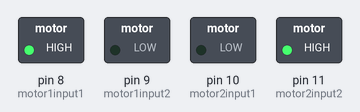
The sketch below on a simulated Arduino Uno, built with avr-gcc and run on an emulated ATmega328P. On the bench: switched loads named in the sketch (green lamp = pin HIGH).

Above: at 0.1 s.
Timing chart, 0 to 1.6 s (numbered marks = the images above):
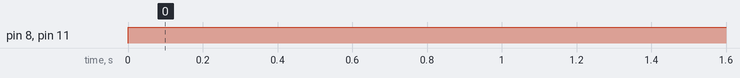

Measured:
- by itself, pin 8 (motor1input1), pin 11 (motor2input2): LOW → HIGH at 0.00 s

The sketch:

dc_motor_interface.ino
```cpp
//Define all the input pins of the motor driver
const int motor1input1=8;
const int motor1input2=9;
const int motor2input1=10;
const int motor2input2=11;

void setup() {

Serial.begin(9600);
//Set baud rate for serial communication
//Set all the pin as OUTPUT
pinMode(motor1input1,OUTPUT);
pinMode(motor1input2,OUTPUT);
pinMode(motor2input1,OUTPUT);
pinMode(motor2input2,OUTPUT);
//Set all the pin to Logic HIGH to initially turn off the motor
  //digitalWrite(motor1input1,HIGH);
  //digitalWrite(motor1input2,HIGH);
  //digitalWrite(motor2input1,HIGH);
  //digitalWrite(motor2input2,HIGH);
}

void loop() {
  digitalWrite(motor1input1,HIGH);
//Turn first motor in clockwise direction
  digitalWrite(motor1input2,LOW);

//uncomment this to rotate first motor in anti-clockwise direction
  digitalWrite(motor2input1,LOW);

//Turn second motor in anti-clockwise direction
  digitalWrite(motor2input2,HIGH);

//uncomment this to rotate second motor in anti-clockwise direction
}
```
